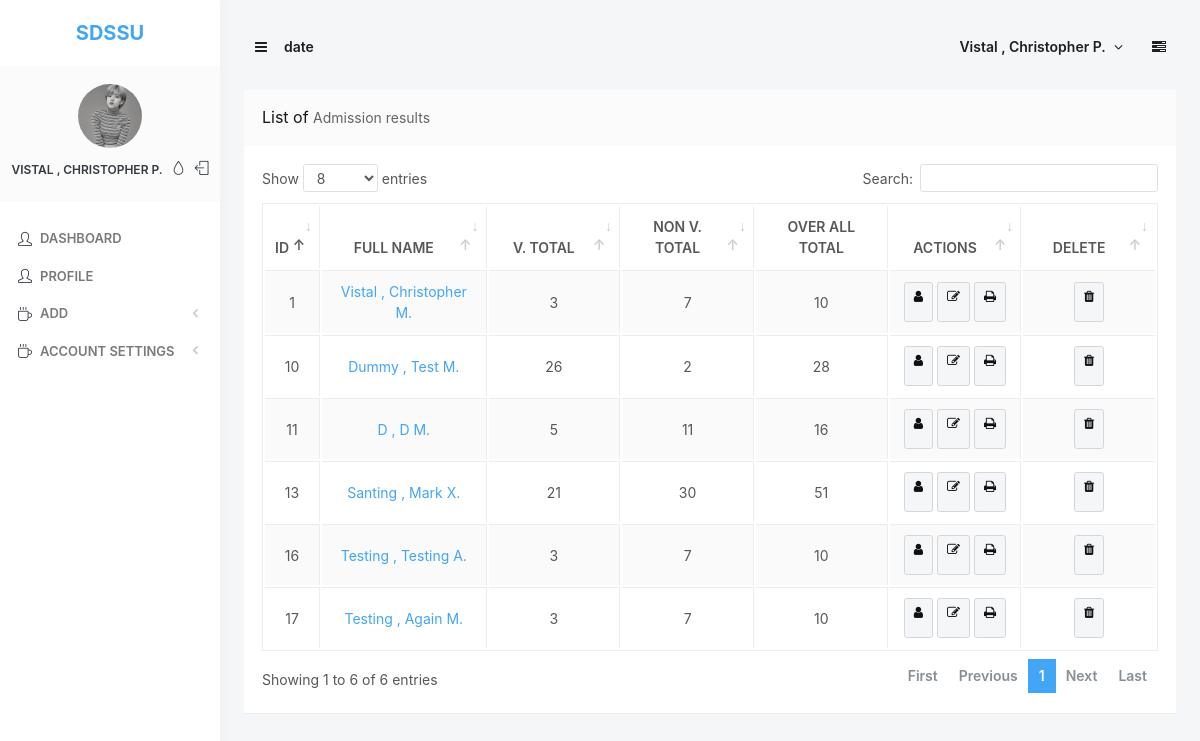
/admin/dashboard (signed in), run on the app's committed database.
### tables this page shows
CREATE TABLE `tbl_user_info` (
  `id` int(11) NOT NULL,
  `user_id` int(11) NOT NULL,
  `firstname` varchar(100) NOT NULL,
  `middlename` varchar(100) NOT NULL,
  `lastname` varchar(100) NOT NULL,
  `gender` enum('Female','Male') NOT NULL,
  `birthdate` varchar(50) NOT NULL,
  `profile` varchar(255) NOT NULL
);

CREATE TABLE `admission_result` (
  `id` int(11) NOT NULL,
  `examiner_info_id` int(11) NOT NULL,
  `entrace_rating_id` int(11) NOT NULL,
  `preferred_course_id_1` int(11) NOT NULL,
  `preferred_course_id_2` int(11) NOT NULL,
  `guidance_counselor_id` int(50) NOT NULL,
  `exam_at` int(11) NOT NULL,
  `is_delete` enum('YES','NO') NOT NULL DEFAULT 'NO'
);

CREATE TABLE `entrace_rating` (
  `id` int(11) NOT NULL,
  `verbal_comprehension` int(11) NOT NULL,
  `verbal_reasoning` int(11) NOT NULL,
  `figurative_reasoning` int(11) NOT NULL,
  `quantitative_reasoning` int(11) NOT NULL,
  `verbal_total` int(11) NOT NULL,
  `non_verbal_total` int(11) NOT NULL,
  `over_all_total` int(11) NOT NULL
);

### App/Controller/admin.php (called while the page is built, shortened)
<?php
class Admin extends Controller
{
    private $model;
    private $deleted_admission_results;
    public function __construct()
    {
        $this->model = new User;
        $this->profile = $this->model->getUserInfoById(@$_SESSION['id']);
        $this->deleted_admission_results = $this->model->get_deleted_admission_results();
    }
    public function index()
    {
        if (!Functions::before_every_protected_page()) {
            $data['title']            = 'Dashboard';
            $data['info']             = $this->profile;
            $data['admission_result'] = $this->model->getAllAdmissionResult();
            $data['deleted_admission_results'] = $this->deleted_admission_results;
            $this->render('templates/header',$data);
            $this->render('admin/dashboard',$data);
        }
    }
}

### App/Core/App.php (called while the page is built, shortened)
<?php
class App
{
    protected $method     = 'index';
    public function __construct()
    {
        $url = $this->parse();
        if (file_exists(APP['APP_ROOT'] . 'Controller/' . $url[0] . '.php')) {
            unset($url[0]);
        }
        $this->controller = new $this->controller;
        $this->params = $url ? array_values($url) : [];
        call_user_func_array([$this->controller , $this->method], $this->params);
    }
    public function parse()
    {
        if(isset($_GET['url'])){
            return $url = explode('/',filter_var(rtrim($_GET['url'],'/'),FILTER_SANITIZE_URL));
        }
    }
}

### index.php (called while the page is built, shortened)
<?php
$app = new App;

### App/Core/Model.php (called while the page is built, shortened)
<?php
class Database
{
    private $dbserver = 'localhost' , $dbname = 'admission' , $db_user = 'root', $db_pass = '';
    public function __construct()
    {
         $this->db = new PDO("mysql:host=$this->dbserver;dbname=$this->dbname;",$this->db_user,$this->db_pass,[
         PDO::ATTR_ERRMODE => PDO::ERRMODE_EXCEPTION,
         PDO::ATTR_EMULATE_PREPARES => false
        ]);
    }
}

### App/Model/User.php (called while the page is built, shortened)
<?php
class User extends Database
{
    public function getUserInfoById($id)
    {
        return $this->db->query("
            SELECT
            `tbl_users`.`id`,
            `tbl_user_info`.`id` AS info_id,
            `tbl_users`.`username`,
            `tbl_users`.`password`,
            `tbl_user_info`.`firstname`,
            `tbl_user_info`.`middlename`,
            `tbl_user_info`.`lastname`,
            `tbl_user_info`.`gender`,
            `tbl_user_info`.`birthdate`,
            `tbl_user_info`.`profile`,
            `tbl_users`.`created_at`,
            `tbl_users`.`updated_at`
            FROM
            `tbl_users`
            INNER JOIN tbl_user_info ON tbl_users.id = tbl_user_info.user_id WHERE tbl_users.id = '$id'
        ")->fetch(PDO::FETCH_ASSOC);
    }
    public function getAllAdmissionResult()
    {
        return $this->db->query("
        SELECT
            `admission_result`.`id`,
             CONCAT(`examiner_info`.`lastname` , ' , ', `examiner_info`.`firstname` , ' ' , `examiner_info`.`middlename`,'.') as Name,
            -- `entrace_rating`.`verbal_comprehension`,
            -- `entrace_rating`.`verbal_reasoning`,
            -- `entrace_rating`.`figurative_reasoning`,
            -- `entrace_rating`.`quantitative_reasoning`,
            `entrace_rating`.`verbal_total`,
            `entrace_rating`.`non_verbal_total`,
            `entrace_rating`.`over_all_total`
          -- `course`.`course` as first_course,
          -- `course_2`.`course` as second_course
        FROM
            admission_result
            INNER JOIN examiner_info ON admission_result.examiner_info_id = examiner_info.id
            LEFT JOIN entrace_rating ON admission_result.entrace_rating_id = entrace_rating.id
            INNER JOIN course ON admission_result.preferred_course_id_1 = course.id
            WHERE `admission_result`.`is_delete` = 'NO'
         --   LEFT JOIN course AS course_2
       -- ON
          --  admission_result.preferred_course_id_2 = course_2.id
        ")->fetchAll(PDO::FETCH_ASSOC);
    }
}

### App/Views/admin/dashboard.php (the view)
<div class="block">
    <div class="block-header block-header-default">
        <h3 class="block-title">List of <small>Admission results</small></h3>
    </div>
    <div class="block-content block-content-full">
        <table class="table table-bordered table-striped table-vcenter js-dataTable-full-pagination">
            <thead>
                <tr>
                    <th class="text-center">ID</th>
                    <th class="text-center">Full name</th>
                    <th class="text-center d-none d-sm-table-cell" style="width: 15%;">V. Total</th>
                    <th class="text-center d-none d-sm-table-cell" style="width: 15%;">Non V. Total</th>
                    <th class="text-center d-none d-sm-table-cell" style="width: 15%;">Over All Total</th>
                    <th class="text-center d-none d-sm-table-cell" style="width: 15%;">Actions</th>
                    <th class="text-center d-none d-sm-table-cell" style="width: 15%;">Delete</th>
                </tr>
            </thead>
            <tbody>
                <?php foreach ($admission_result as $keys => $value): ?>
                <tr>
                    <td class="text-capitalize text-center"><?= $value['id']; ?></td>
                    <td class="text-capitalize text-center"><a href="print?id=<?= $value['id'] ?>"><?= $value['Name']; ?></a></td>
                    <td class="text-capitalize text-center"><?= $value['verbal_total']; ?></td>
                    <td class="text-capitalize text-center"><?= $value['non_verbal_total']; ?></td>
                    <td class="text-capitalize text-center"><?= $value['over_all_total']; ?></td>
                    <td class="text-center text-sm-center">
                        <a href="vprofile?id=<?= $value['id']?>" class="btn btn-sm btn-secondary" data-toggle="tooltip" title="View Profile"><i class="fa fa-user"></i></a>
                        <a href="editresult?id=<?= $value['id']?>" class="btn btn-sm btn-secondary" data-toggle="tooltip" title="Edit Full Result">
                            <i class="fa fa-edit"></i>
                        </a>
                        <a href="print?id=<?= $value['id']?>" class="btn btn-sm btn-secondary" data-toggle="tooltip" title="Print Full Result">
                            <i class="fa fa-print"></i>
                        </a>
                    </td>
                    <td class="text-center text-sm-center">
                        <a href="delete?id=<?= $value['id']?>" class="btn btn-sm btn-secondary" data-toggle="tooltip" title="Delete Result">
                            <i class="fa fa-trash"></i>
                        </a>
                    </td>
                </tr>
                <?php endforeach ?>
            </tbody>
        </table>
    </div>
</div>

### App/Views/templates/header.php (shortened to what this page needs)
<!DOCTYPE html>
<head>
    <link rel   ="stylesheet" href="<?= APP['DOC_ROOT'] ?>assets/js/plugins/select2/select2.min.css">
    <link rel   ="stylesheet" href="<?= APP['DOC_ROOT'] ?>assets/js/plugins/select2/select2-bootstrap.min.css">
    <link rel   ="stylesheet" id="css-main" href="<?= APP['DOC_ROOT'] ?>assets/css/codebase.min.css">
    <link rel   ="stylesheet" href="<?= APP['DOC_ROOT'] ?>assets/js/plugins/datatables/dataTables.bootstrap4.min.css">
</head>
<body>
    <?php if (isset($_SESSION['id'])): ?>
    <?php
    extract($data['info']);
    ?>
    <div id="page-container" class="sidebar-o side-scroll page-header-modern main-content-boxed">
        <nav id="sidebar">
            <div id="sidebar-scroll">
                <div class="sidebar-content">
                    <div class="content-header content-header-fullrow px-15">
                        <div class="content-header-section text-center align-parent sidebar-mini-hidden">
                            <div class="content-header-item">
                                <a class="link-effect font-w700" href="/system/admin/">
                                    <span class="font-size-xl text-primary">SDSSU</span>
                                </a>
                            </div>
                        </div>
                    </div>
                    <div class="content-side content-side-full content-side-user px-10 align-parent">
                        <div class="sidebar-mini-hidden-b text-center">
                            <a class="img-link " href="profile">
                                <img id="sidebar_img" class="img-fluid img-avatar rounded-circle" src="<?= APP['DOC_ROOT'] . 'assets/img/uploads/' . $profile; ?>" alt="">
                            </a>
                            <ul class="list-inline mt-10">
                                <li class="list-inline-item">
                                    <a id="sidebar_name" class="link-effect text-dual-primary-dark font-size-xs font-w600 text-uppercase" href="profile"><?=$lastname . ' , '. $firstname . ' ' . $middlename ?>.</a>
                                </li>
                                <li class="list-inline-item">
                                    <a class="link-effect text-dual-primary-dark" data-toggle="layout" data-action="sidebar_style_inverse_toggle" href="javascript:void(0)">
                                        <i class="si si-drop"></i>
                                    </a>
                                </li>
                                <li class="list-inline-item">
                                    <a class="link-effect text-dual-primary-dark" href="logout">
                                        <i class="si si-logout"></i>
                                    </a>
                                </li>
                            </ul>
                        </div>
                    </div>
                    <div class="content-side content-side-full">
                        <ul class="nav-main">
                            <a href="dashboard"><i class="si si-user"></i><span class="sidebar-mini-hide">Dashboard</span></a>
                            <a href="profile"><i class="si si-user"></i><span class="sidebar-mini-hide">Profile</span></a>
                             <li>
                                <a class="nav-submenu" data-toggle="nav-submenu" href="#"><i class="si si-cup"></i><span class="sidebar-mini-hide">Add</span></a>
                            </li>
                            <li>
                                <a class="nav-submenu" data-toggle="nav-submenu" href="#"><i class="si si-cup"></i><span class="sidebar-mini-hide">Account Settings</span></a>
                            </li>
                        </ul>
                    </div>
                </div>
            </div>
        </nav>
        <header id="page-header">
            <div class="content-header">
                <div class="content-header-section">
                    <button type="button" class="btn btn-circle btn-dual-secondary" data-toggle="layout" data-action="sidebar_toggle">
                    <i class="fa fa-navicon"></i>
                    </button>
                    <button type="button" class="btn btn-circle btn-dual-secondary" data-toggle="layout" data-action="header_search_on">
                    date
                    </button>
                </div>
                <div class="content-header-section">
                    <div class="btn-group" role="group">
                        <button id="top_right_name" type="button" class="text-capitalize btn btn-rounded btn-dual-secondary" id="page-header-user-dropdown" data-toggle="dropdown" aria-haspopup="true" aria-expanded="false">
                        <?=$lastname . ' , '. $firstname . ' ' . $middlename ?>.
                        <i class="fa fa-angle-down ml-5"></i>
                        </button>
                    </div>
                    <button type="button" class="btn btn-circle btn-dual-secondary" data-toggle="layout" data-action="side_overlay_toggle">
                    <i class="fa fa-tasks"></i>
                    </button>
                </div>
            </div>
        </header>
        <main id="main-container">
            <div class="content">
                <?php endif; ?>

### App/Views/templates/header.php (style rules this page uses)
body { overflow-x: hidden; }

### data on the page
tbl_user_info: profile (picture), lastname "VISTAL", firstname "CHRISTOPHER", middlename "P", lastname "Vistal", firstname "Christopher"
admission_result: id "1", Name "Vistal , Christopher M.", entrace_rating.verbal_total "3", entrace_rating.non_verbal_total "7", entrace_rating.over_all_total "10"
admission_result: id "10", Name "Dummy , Test M.", entrace_rating.verbal_total "26", entrace_rating.non_verbal_total "2", entrace_rating.over_all_total "28"
admission_result: id "11", Name "D , D M.", entrace_rating.verbal_total "5", entrace_rating.non_verbal_total "11", entrace_rating.over_all_total "16"
admission_result: id "13", Name "Santing , Mark X.", entrace_rating.verbal_total "21", entrace_rating.non_verbal_total "30", entrace_rating.over_all_total "51"
admission_result: id "16", Name "Testing , Testing A.", entrace_rating.verbal_total "3", entrace_rating.non_verbal_total "7", entrace_rating.over_all_total "10"
admission_result: id "17", Name "Testing , Again M.", entrace_rating.verbal_total "3", entrace_rating.non_verbal_total "7", entrace_rating.over_all_total "10"
